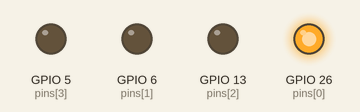
This program was run on a simulated Raspberry Pi (BCM pin numbers). On the bench: output pins drawn as LEDs (lit = HIGH).

Above: at 0.2 s.
At 1.2 s:
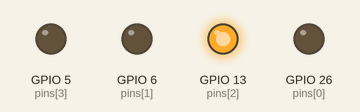
At 2.7 s:
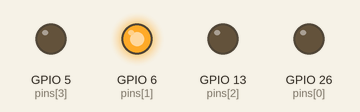
At 3.7 s:
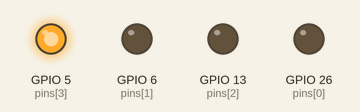
Timing chart, 0 to 4.6 s (numbered marks = the images above):
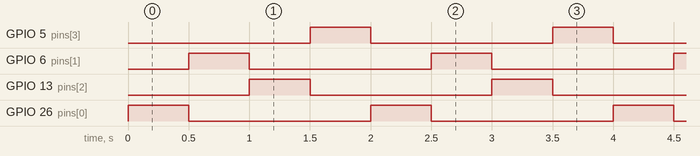

Measured:
- by itself, GPIO 5 (pins[3]), GPIO 6 (pins[1]), GPIO 13 (pins[2]), GPIO 26 (pins[0]): alternates HIGH for 0.50 s and LOW for 1.5 s
- by itself, everything shown: repeats every 2.0 s, in 4 steps

The program:

led_continuous.py
```python
#!/usr/bin/env python3

import RPi.GPIO as GPIO
import time

pins = [26,6,13,5]

GPIO.setmode(GPIO.BCM)
GPIO.setwarnings(False)

for pin in pins:
    GPIO.setup(pin, GPIO.OUT)

i = 0
round = 0
is_stop = False
round_num = 10

while(not is_stop):
    #print("setting pin " + str(pins[i]) + " HIGH ...")
    GPIO.output(pins[i], GPIO.HIGH)
    time.sleep(.5)
    #print("setting pin " + str(pins[i]) + " LOW ...")
    GPIO.output(pins[i], GPIO.LOW)

    if(i >= len(pins)-1):
        i = 0
        round += 1
        #if(round >= round_num):
        #   is_stop = True
    else:
        i += 1

GPIO.cleanup()
```
